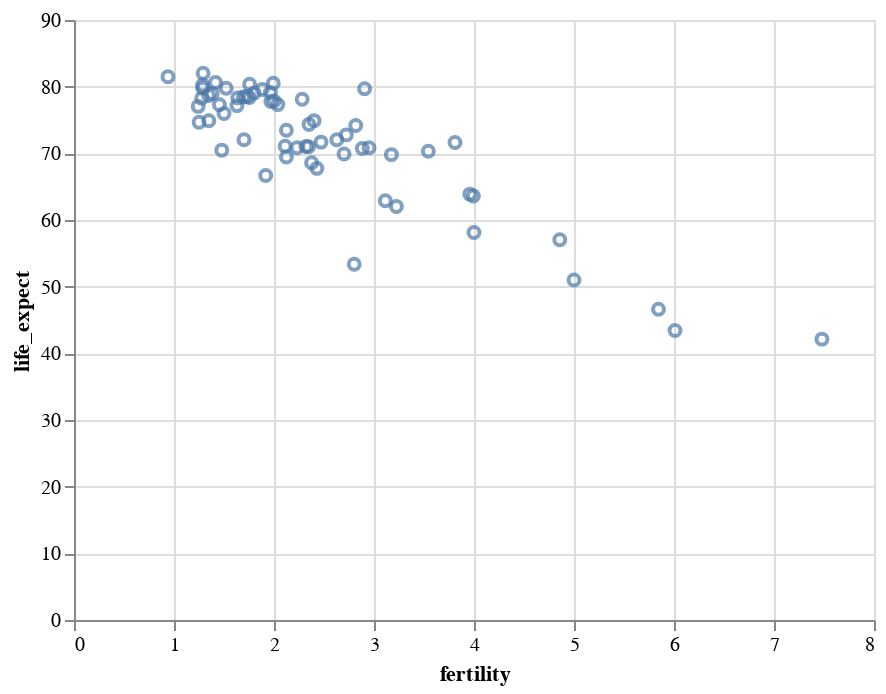

Notebook cell for this chart:
### Code cell
alt.Chart(data2000).mark_point().encode(
    alt.X('fertility:Q'),
    alt.Y('life_expect:Q')
)

### Figure 1 — Vega-Lite specification as saved in the notebook (floating-point values rounded to 4 significant figures)
{"config": {"view": {"continuousWidth": 400, "continuousHeight": 300}}, "data": {"name": "data-fdeb0b749a6385830bd1445d39ad6ea0"}, "mark": "point", "encoding": {"x": {"type": "quantitative", "field": "fertility"}, "y": {"type": "quantitative", "field": "life_expect"}}, "$schema": "https://vega.github.io/schema/vega-lite/v4.8.1.json", "datasets": {"data-fdeb0b749a6385830bd1445d39ad6ea0": [{"year": 2000, "country": "Afghanistan", "cluster": 0, "pop": 23898198, "life_expect": 42.13, "fertility": 7.479}, {"year": 2000, "country": "Argentina", "cluster": 3, "pop": 37497728, "life_expect": 74.34, "fertility": 2.35}, {"year": 2000, "country": "Aruba", "cluster": 3, "pop": 69539, "life_expect": 73.45, "fertility": 2.124}, {"year": 2000, "country": "Australia", "cluster": 4, "pop": 19164620, "life_expect": 80.37, "fertility": 1.756}, {"year": 2000, "country": "Austria", "cluster": 1, "pop": 8113413, "life_expect": 78.98, "fertility": 1.382}, {"year": 2000, "country": "Bahamas", "cluster": 3, "pop": 290075, "life_expect": 71.07, "fertility": 2.111}, {"year": 2000, "country": "Bangladesh", "cluster": 0, "pop": 130406594, "life_expect": 62.01, "fertility": 3.224}, {"year": 2000, "country": "Barbados", "cluster": 3, "pop": 273483, "life_expect": 75.97, "fertility": 1.5}, {"year": 2000, "country": "Belgium", "cluster": 1, "pop": 10263618, "life_expect": 78.32, "fertility": 1.638}, {"year": 2000, "country": "Bolivia", "cluster": 3, "pop": 8152620, "life_expect": 63.88, "fertility": 3.958}, {"year": 2000, "country": "Brazil", "cluster": 3, "pop": 175552771, "life_expect": 71.01, "fertility": 2.345}, {"year": 2000, "country": "Canada", "cluster": 3, "pop": 31278097, "life_expect": 79.77, "fertility": 1.522}, {"year": 2000, "country": "Chile", "cluster": 3, "pop": 15153450, "life_expect": 77.86, "fertility": 2.0}, {"year": 2000, "country": "China", "cluster": 4, "pop": 1262645000, "life_expect": 72.03, "fertility": 1.7}, {"year": 2000, "country": "Colombia", "cluster": 3, "pop": 39685655, "life_expect": 71.68, "fertility": 2.47}, {"year": 2000, "country": "Costa Rica", "cluster": 3, "pop": 3710558, "life_expect": 78.12, "fertility": 2.281}, {"year": 2000, "country": "Croatia", "cluster": 1, "pop": 4410830, "life_expect": 74.88, "fertility": 1.348}, {"year": 2000, "country": "Cuba", "cluster": 3, "pop": 11134273, "life_expect": 77.16, "fertility": 1.63}, {"year": 2000, "country": "Dominican Republic", "cluster": 3, "pop": 8385828, "life_expect": 70.85, "fertility": 2.95}, {"year": 2000, "country": "Ecuador", "cluster": 3, "pop": 12505204, "life_expect": 74.17, "fertility": 2.817}, {"year": 2000, "country": "Egypt", "cluster": 5, "pop": 70492342, "life_expect": 69.81, "fertility": 3.174}, {"year": 2000, "country": "El Salvador", "cluster": 3, "pop": 6122515, "life_expect": 70.73, "fertility": 2.883}, {"year": 2000, "country": "Finland", "cluster": 1, "pop": 5168595, "life_expect": 78.37, "fertility": 1.754}, {"year": 2000, "country": "France", "cluster": 1, "pop": 59381628, "life_expect": 79.59, "fertility": 1.883}, {"year": 2000, "country": "Georgia", "cluster": 1, "pop": 4777209, "life_expect": 70.48, "fertility": 1.478}, {"year": 2000, "country": "Germany", "cluster": 1, "pop": 82187909, "life_expect": 78.67, "fertility": 1.346}, {"year": 2000, "country": "Greece", "cluster": 1, "pop": 10559110, "life_expect": 78.26, "fertility": 1.277}, {"year": 2000, "country": "Grenada", "cluster": 3, "pop": 89312, "life_expect": 67.75, "fertility": 2.429}, {"year": 2000, "country": "Haiti", "cluster": 3, "pop": 7306302, "life_expect": 58.14, "fertility": 4.0}, {"year": 2000, "country": "Hong Kong", "cluster": 4, "pop": 6658720, "life_expect": 81.5, "fertility": 0.94}, {"year": 2000, "country": "Iceland", "cluster": 1, "pop": 281043, "life_expect": 80.5, "fertility": 1.993}, {"year": 2000, "country": "India", "cluster": 0, "pop": 1007702000, "life_expect": 62.88, "fertility": 3.113}, {"year": 2000, "country": "Indonesia", "cluster": 4, "pop": 206265000, "life_expect": 68.59, "fertility": 2.376}, {"year": 2000, "country": "Iran", "cluster": 5, "pop": 65660289, "life_expect": 69.45, "fertility": 2.124}, {"year": 2000, "country": "Iraq", "cluster": 5, "pop": 22675617, "life_expect": 57.05, "fertility": 4.858}, {"year": 2000, "country": "Ireland", "cluster": 1, "pop": 3791690, "life_expect": 77.78, "fertility": 1.969}, {"year": 2000, "country": "Israel", "cluster": 5, "pop": 5842454, "life_expect": 79.7, "fertility": 2.906}, {"year": 2000, "country": "Italy", "cluster": 1, "pop": 57719337, "life_expect": 80.24, "fertility": 1.286}, {"year": 2000, "country": "Jamaica", "cluster": 3, "pop": 2615467, "life_expect": 72.05, "fertility": 2.628}, {"year": 2000, "country": "Japan", "cluster": 4, "pop": 126699784, "life_expect": 82.0, "fertility": 1.291}, {"year": 2000, "country": "Kenya", "cluster": 2, "pop": 29985839, "life_expect": 50.99, "fertility": 5.0}, {"year": 2000, "country": "South Korea", "cluster": 4, "pop": 21647682, "life_expect": 66.66, "fertility": 1.917}, {"year": 2000, "country": "North Korea", "cluster": 4, "pop": 47351083, "life_expect": 77.05, "fertility": 1.242}, {"year": 2000, "country": "Lebanon", "cluster": 5, "pop": 3578036, "life_expect": 71.03, "fertility": 2.319}, {"year": 2000, "country": "Mexico", "cluster": 3, "pop": 99926620, "life_expect": 74.9, "fertility": 2.401}, {"year": 2000, "country": "Netherlands", "cluster": 1, "pop": 15907853, "life_expect": 78.53, "fertility": 1.726}, {"year": 2000, "country": "New Zealand", "cluster": 4, "pop": 3819762, "life_expect": 79.11, "fertility": 1.964}, {"year": 2000, "country": "Nigeria", "cluster": 2, "pop": 114306700, "life_expect": 46.61, "fertility": 5.845}, {"year": 2000, "country": "Norway", "cluster": 1, "pop": 4492400, "life_expect": 79.05, "fertility": 1.801}, {"year": 2000, "country": "Pakistan", "cluster": 0, "pop": 146342958, "life_expect": 63.61, "fertility": 3.994}, {"year": 2000, "country": "Peru", "cluster": 3, "pop": 25979722, "life_expect": 69.91, "fertility": 2.7}, {"year": 2000, "country": "Philippines", "cluster": 4, "pop": 79739825, "life_expect": 70.3, "fertility": 3.544}, {"year": 2000, "country": "Poland", "cluster": 1, "pop": 38654164, "life_expect": 74.67, "fertility": 1.251}, {"year": 2000, "country": "Portugal", "cluster": 1, "pop": 10335597, "life_expect": 77.29, "fertility": 1.454}, {"year": 2000, "country": "Rwanda", "cluster": 2, "pop": 7507056, "life_expect": 43.41, "fertility": 6.01}, {"year": 2000, "country": "Saudi Arabia", "cluster": 5, "pop": 23153090, "life_expect": 71.63, "fertility": 3.81}, {"year": 2000, "country": "South Africa", "cluster": 2, "pop": 44066197, "life_expect": 53.37, "fertility": 2.802}, {"year": 2000, "country": "Spain", "cluster": 1, "pop": 40016081, "life_expect": 79.78, "fertility": 1.287}, {"year": 2000, "country": "Switzerland", "cluster": 1, "pop": 7266920, "life_expect": 80.62, "fertility": 1.415}, {"year": 2000, "country": "Turkey", "cluster": 1, "pop": 65666677, "life_expect": 70.84, "fertility": 2.23}, {"year": 2000, "country": "United Kingdom", "cluster": 1, "pop": 59522468, "life_expect": 78.47, "fertility": 1.695}, {"year": 2000, "country": "United States", "cluster": 3, "pop": 282338631, "life_expect": 77.31, "fertility": 2.038}, {"year": 2000, "country": "Venezuela", "cluster": 3, "pop": 23542649, "life_expect": 72.77, "fertility": 2.723}]}}
